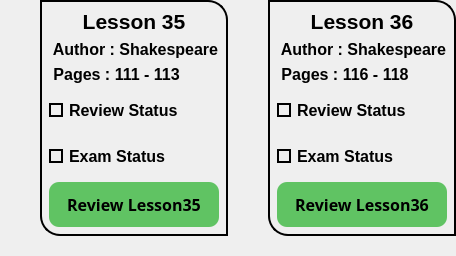
            <widget class="QWidget" name="widget_88" native="true">
             <property name="maximumSize">
              <size>
               <width>16777215</width>
               <height>280</height>
              </size>
             </property>
             <layout class="QHBoxLayout" name="horizontalLayout_20">
              <property name="spacing">
               <number>0</number>
              </property>
              <property name="leftMargin">
               <number>0</number>
              </property>
              <property name="topMargin">
               <number>0</number>
              </property>
              <property name="rightMargin">
               <number>0</number>
              </property>
              <property name="bottomMargin">
               <number>0</number>
              </property>
              <item>
               <widget class="QWidget" name="widget_95" native="true">
                <property name="styleSheet">
                 <string notr="true"/>
                </property>
                <layout class="QVBoxLayout" name="verticalLayout_75">
                 <property name="spacing">
                  <number>0</number>
                 </property>
                 <property name="leftMargin">
                  <number>40</number>
                 </property>
                 <property name="topMargin">
                  <number>0</number>
                 </property>
                 <property name="rightMargin">
                  <number>0</number>
                 </property>
                 <property name="bottomMargin">
                  <number>20</number>
                 </property>
                 <item>
                  <widget class="QWidget" name="widget_96" native="true">
                   <property name="styleSheet">
                    <string notr="true">border-bottom-left-radius:20px;
border-top-right-radius:20px;
border:2px solid black;
</string>
                   </property>
                   <layout class="QVBoxLayout" name="verticalLayout_76">
                    <item>
                     <widget class="QLabel" name="label_107">
                      <property name="font">
                       <font>
                        <family>Tahoma</family>
                        <pointsize>16</pointsize>
                        <bold>true</bold>
                       </font>
                      </property>
                      <property name="styleSheet">
                       <string notr="true">color:black;
border:none;</string>
                      </property>
                      <property name="text">
                       <string>Lesson 35</string>
                      </property>
                      <property name="alignment">
                       <set>Qt::AlignCenter</set>
                      </property>
                     </widget>
                    </item>
                    <item>
                     <widget class="QLabel" name="label_108">
                      <property name="minimumSize">
                       <size>
                        <width>0</width>
                        <height>5</height>
                       </size>
                      </property>
                      <property name="font">
                       <font>
                        <family>Tahoma</family>
                        <pointsize>12</pointsize>
                        <bold>true</bold>
                       </font>
                      </property>
                      <property name="styleSheet">
                       <string notr="true">color:black;
border:none;</string>
                      </property>
                      <property name="text">
                       <string> Author : Shakespeare</string>
                      </property>
                      <property name="alignment">
                       <set>Qt::AlignLeading|Qt::AlignLeft|Qt::AlignVCenter</set>
                      </property>
                     </widget>
                    </item>
                    <item>
                     <widget class="QLabel" name="label_109">
                      <property name="minimumSize">
                       <size>
                        <width>0</width>
                        <height>0</height>
                       </size>
                      </property>
                      <property name="font">
                       <font>
                        <family>Tahoma</family>
                        <pointsize>12</pointsize>
                        <bold>true</bold>
                       </font>
                      </property>
                      <property name="styleSheet">
                       <string notr="true">color:black;
border:none;</string>
                      </property>
                      <property name="text">
                       <string> Pages : 111 - 113</string>
                      </property>
                      <property name="alignment">
                       <set>Qt::AlignLeading|Qt::AlignLeft|Qt::AlignVCenter</set>
                      </property>
                     </widget>
                    </item>
                    <item>
                     <widget class="QCheckBox" name="checkBox69">
                      <property name="minimumSize">
                       <size>
                        <width>0</width>
                        <height>40</height>
                       </size>
                      </property>
                      <property name="font">
                       <font>
                        <family>Tahoma</family>
                        <pointsize>12</pointsize>
                        <bold>true</bold>
                       </font>
                      </property>
                      <property name="layoutDirection">
                       <enum>Qt::LeftToRight</enum>
                      </property>
                      <property name="styleSheet">
                       <string notr="true">QCheckBox::indicator {
	border:2px solid black;	

}
QCheckBox::indicator:checked {
    background-color: qradialgradient(spread:pad, 
                            cx:0.5,
                            cy:0.5,
                            radius:0.9,
                            fx:0.5,
                            fy:0.5,
                            stop:0 rgba(0, 255, 0, 255), 
                            stop:1 rgba(0, 64, 0, 255));
}

QCheckBox{
	color:black;
	border:none;
}
</string>
                      </property>
                      <property name="text">
                       <string>Review Status</string>
                      </property>
                      <property name="iconSize">
                       <size>
                        <width>40</width>
                        <height>40</height>
                       </size>
                      </property>
                      <property name="tristate">
                       <bool>false</bool>
                      </property>
                     </widget>
                    </item>
                    <item>
                     <widget class="QCheckBox" name="checkBox70">
                      <property name="minimumSize">
                       <size>
                        <width>0</width>
                        <height>40</height>
                       </size>
                      </property>
                      <property name="font">
                       <font>
                        <family>Tahoma</family>
                        <pointsize>12</pointsize>
                        <bold>true</bold>
                       </font>
                      </property>
                      <property name="styleSheet">
                       <string notr="true">QCheckBox::indicator {
	border:2px solid black;	
}
QCheckBox::indicator:checked {
    background-color: qradialgradient(spread:pad, 
                            cx:0.5,
                            cy:0.5,
                            radius:0.9,
                            fx:0.5,
                            fy:0.5,
                            stop:0 rgba(0, 255, 0, 255), 
                            stop:1 rgba(0, 64, 0, 255));
}
QCheckBox{
	color:black;
	border:none;
}</string>
                      </property>
                      <property name="text">
                       <string>Exam Status</string>
                      </property>
                     </widget>
                    </item>
                    <item>
                     <widget class="QPushButton" name="btn35">
                      <property name="minimumSize">
                       <size>
                        <width>0</width>
                        <height>45</height>
                       </size>
                      </property>
                      <property name="font">
                       <font>
                        <family>Sitka Small Semibold</family>
                        <pointsize>12</pointsize>
                        <bold>true</bold>
                       </font>
                      </property>
                      <property name="cursor">
                       <cursorShape>PointingHandCursor</cursorShape>
                      </property>
                      <property name="styleSheet">
                       <string notr="true">border:none;
border-radius:10px;
color:black;
background-color: rgb(96, 195, 99);</string>
                      </property>
                      <property name="text">
                       <string>Review Lesson35</string>
                      </property>
                     </widget>
                    </item>
                   </layout>
                  </widget>
                 </item>
                </layout>
               </widget>
              </item>
              <item>
               <widget class="QWidget" name="widget_93" native="true">
                <property name="styleSheet">
                 <string notr="true"/>
                </property>
                <layout class="QVBoxLayout" name="verticalLayout_73">
                 <property name="spacing">
                  <number>0</number>
                 </property>
                 <property name="leftMargin">
                  <number>40</number>
                 </property>
                 <property name="topMargin">
                  <number>0</number>
                 </property>
                 <property name="rightMargin">
                  <number>0</number>
                 </property>
                 <property name="bottomMargin">
                  <number>20</number>
                 </property>
                 <item>
                  <widget class="QWidget" name="widget_94" native="true">
                   <property name="styleSheet">
                    <string notr="true">border-bottom-left-radius:20px;
border-top-right-radius:20px;
border:2px solid black;
</string>
                   </property>
                   <layout class="QVBoxLayout" name="verticalLayout_74">
                    <item>
                     <widget class="QLabel" name="label_104">
                      <property name="font">
                       <font>
                        <family>Tahoma</family>
                        <pointsize>16</pointsize>
                        <bold>true</bold>
                       </font>
                      </property>
                      <property name="styleSheet">
                       <string notr="true">color:black;
border:none;</string>
                      </property>
                      <property name="text">
                       <string>Lesson 36</string>
                      </property>
                      <property name="alignment">
                       <set>Qt::AlignCenter</set>
                      </property>
                     </widget>
                    </item>
                    <item>
                     <widget class="QLabel" name="label_105">
                      <property name="minimumSize">
                       <size>
                        <width>0</width>
                        <height>5</height>
                       </size>
                      </property>
                      <property name="font">
                       <font>
                        <family>Tahoma</family>
                        <pointsize>12</pointsize>
                        <bold>true</bold>
                       </font>
                      </property>
                      <property name="styleSheet">
                       <string notr="true">color:black;
border:none;</string>
                      </property>
                      <property name="text">
                       <string> Author : Shakespeare</string>
                      </property>
                      <property name="alignment">
                       <set>Qt::AlignLeading|Qt::AlignLeft|Qt::AlignVCenter</set>
                      </property>
                     </widget>
                    </item>
                    <item>
                     <widget class="QLabel" name="label_106">
                      <property name="minimumSize">
                       <size>
                        <width>0</width>
                        <height>0</height>
                       </size>
                      </property>
                      <property name="font">
                       <font>
                        <family>Tahoma</family>
                        <pointsize>12</pointsize>
                        <bold>true</bold>
                       </font>
                      </property>
                      <property name="styleSheet">
                       <string notr="true">color:black;
border:none;</string>
                      </property>
                      <property name="text">
                       <string> Pages : 116 - 118</string>
                      </property>
                      <property name="alignment">
                       <set>Qt::AlignLeading|Qt::AlignLeft|Qt::AlignVCenter</set>
                      </property>
                     </widget>
                    </item>
                    <item>
                     <widget class="QCheckBox" name="checkBox71">
                      <property name="minimumSize">
                       <size>
                        <width>0</width>
                        <height>40</height>
                       </size>
                      </property>
                      <property name="font">
                       <font>
                        <family>Tahoma</family>
                        <pointsize>12</pointsize>
                        <bold>true</bold>
                       </font>
                      </property>
                      <property name="layoutDirection">
                       <enum>Qt::LeftToRight</enum>
                      </property>
                      <property name="styleSheet">
                       <string notr="true">QCheckBox::indicator {
	border:2px solid black;	

}
QCheckBox::indicator:checked {
    background-color: qradialgradient(spread:pad, 
                            cx:0.5,
                            cy:0.5,
                            radius:0.9,
                            fx:0.5,
                            fy:0.5,
                            stop:0 rgba(0, 255, 0, 255), 
                            stop:1 rgba(0, 64, 0, 255));
}

QCheckBox{
	color:black;
	border:none;
}
</string>
                      </property>
                      <property name="text">
                       <string>Review Status</string>
                      </property>
                      <property name="iconSize">
                       <size>
                        <width>40</width>
                        <height>40</height>
                       </size>
                      </property>
                      <property name="tristate">
                       <bool>false</bool>
                      </property>
                     </widget>
                    </item>
                    <item>
                     <widget class="QCheckBox" name="checkBox72">
                      <property name="minimumSize">
                       <size>
                        <width>0</width>
                        <height>40</height>
                       </size>
                      </property>
                      <property name="font">
                       <font>
                        <family>Tahoma</family>
                        <pointsize>12</pointsize>
                        <bold>true</bold>
                       </font>
                      </property>
                      <property name="styleSheet">
                       <string notr="true">QCheckBox::indicator {
	border:2px solid black;	
}
QCheckBox::indicator:checked {
    background-color: qradialgradient(spread:pad, 
                            cx:0.5,
                            cy:0.5,
                            radius:0.9,
                            fx:0.5,
                            fy:0.5,
                            stop:0 rgba(0, 255, 0, 255), 
                            stop:1 rgba(0, 64, 0, 255));
}
QCheckBox{
	color:black;
	border:none;
}</string>
                      </property>
                      <property name="text">
                       <string>Exam Status</string>
                      </property>
                     </widget>
                    </item>
                    <item>
                     <widget class="QPushButton" name="btn36">
                      <property name="minimumSize">
                       <size>
                        <width>0</width>
                        <height>45</height>
                       </size>
                      </property>
                      <property name="font">
                       <font>
                        <family>Sitka Small Semibold</family>
                        <pointsize>12</pointsize>
                        <bold>true</bold>
                       </font>
                      </property>
                      <property name="cursor">
                       <cursorShape>PointingHandCursor</cursorShape>
                      </property>
                      <property name="styleSheet">
                       <string notr="true">border:none;
border-radius:10px;
color:black;
background-color: rgb(96, 195, 99);</string>
                      </property>
                      <property name="text">
                       <string>Review Lesson36</string>
                      </property>
                     </widget>
                    </item>
                   </layout>
                  </widget>
                 </item>
                </layout>
               </widget>
              </item>
             </layout>
            </widget>
